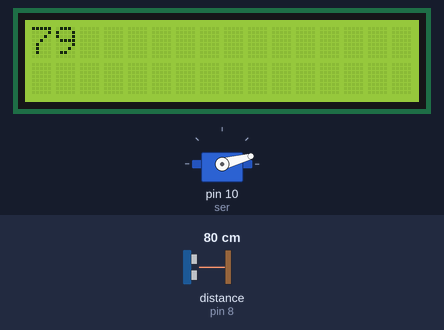
Recording of a sketch running on a simulated Arduino Mega 2560, built with avr-gcc and run on an emulated ATmega2560. Parts: 16×2 character LCD, servo. Wiring (inferred from the names in the program): ultrasonic range finder: trigger pin 9; echo pin 8. The inputs (shaded band) are chosen by the test bench; at power-on: distance to the obstacle (sensor on pin 8) 80 cm. The echo pulse lasts 58.3 µs per cm.

Above: at 4.2 s.
4.3 s: distance to the obstacle (sensor on pin 8) set to 120 cm
At 5.0 s:
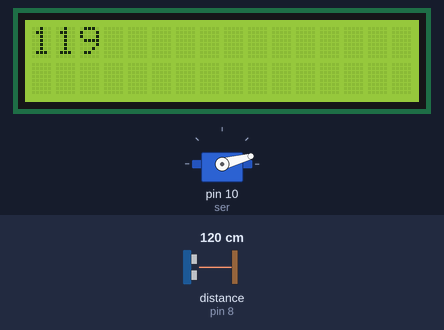
5.8 s: distance to the obstacle (sensor on pin 8) set to 2 cm
At 6.7 s:
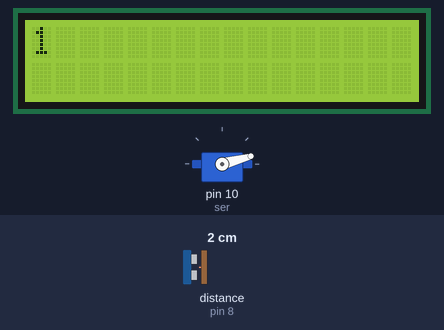
7.3 s: distance to the obstacle (sensor on pin 8) set to 28 cm
At 7.9 s:
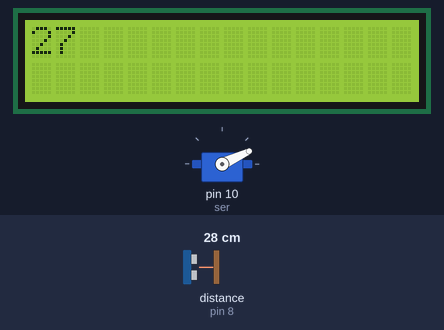
Timing chart, 0 to 10.3 s (numbered marks = the images above; inputs shaded):
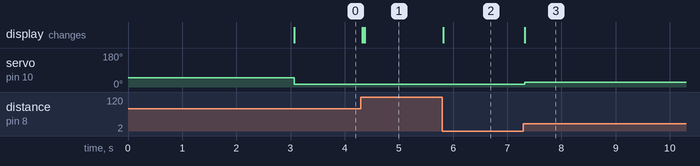

Measured:
- after the input at 4.3 s, the display: changes at once (image 1)
- after the input at 5.8 s, the display: changes at once (image 2)
- after the input at 7.3 s, servo on pin 10 (ser): 15° → 25° at once; the display: changes at once (image 3)

The sketch:

freshstart.ino
```cpp
#define trigPin 9
#define echoPin 8
#define ser 10
#include<Servo.h>
#include <LiquidCrystal.h>
LiquidCrystal lcd(3, 4, 23, 22, 21,20);
Servo steer;
void setup() {
  Serial.begin (9600);
  lcd.begin(16, 2);
  pinMode(trigPin, OUTPUT);
  pinMode(echoPin, INPUT);
  pinMode(ser, OUTPUT);
  steer.attach(10);
  steer.write(90-40);
  delay(3000);
}
void steerang(int a)
{steer.write(a-40);
}
long dis()
{  long duration, distance;
  digitalWrite(trigPin, LOW);
  delayMicroseconds(2);
  digitalWrite(trigPin, HIGH);
  delayMicroseconds(10);
  digitalWrite(trigPin, LOW);

  duration = pulseIn(echoPin, HIGH);
  distance = (duration / 2) / 29.1;
  lcd.setCursor(0, 1);
  if(distance<1000)
 {
    lcd.clear();
 lcd.print(distance);
 }
   return distance;

}
long distance=0;
int k=0,flag=0;int t=89; int count=0;
void loop()
{
  distance=dis();
   if ((25 < distance) && (distance < 29))//hill1
    k = 10  ;
 else if ((45 < distance) && (distance < 47)) //hill2
    k = 10;
  else if ((64 < distance) && (distance < 67) )//slop3 -hille3
  {
    if (count<2)
    {k=-25;count++;
    t=0;
    }
     else
     k = 15;
    }
  else
   {
     k = 0;
   }

  if (flag == 0) {
    if (t == 0)
    { steerang(55 + k);
      t = 324;
      delay(4000);
    }
    else
   { steerang(55 + k);
    delay(10);}
  }
  if (flag == 1) {
    steerang(125 - k);
    delay(10);

  }


  }
```
